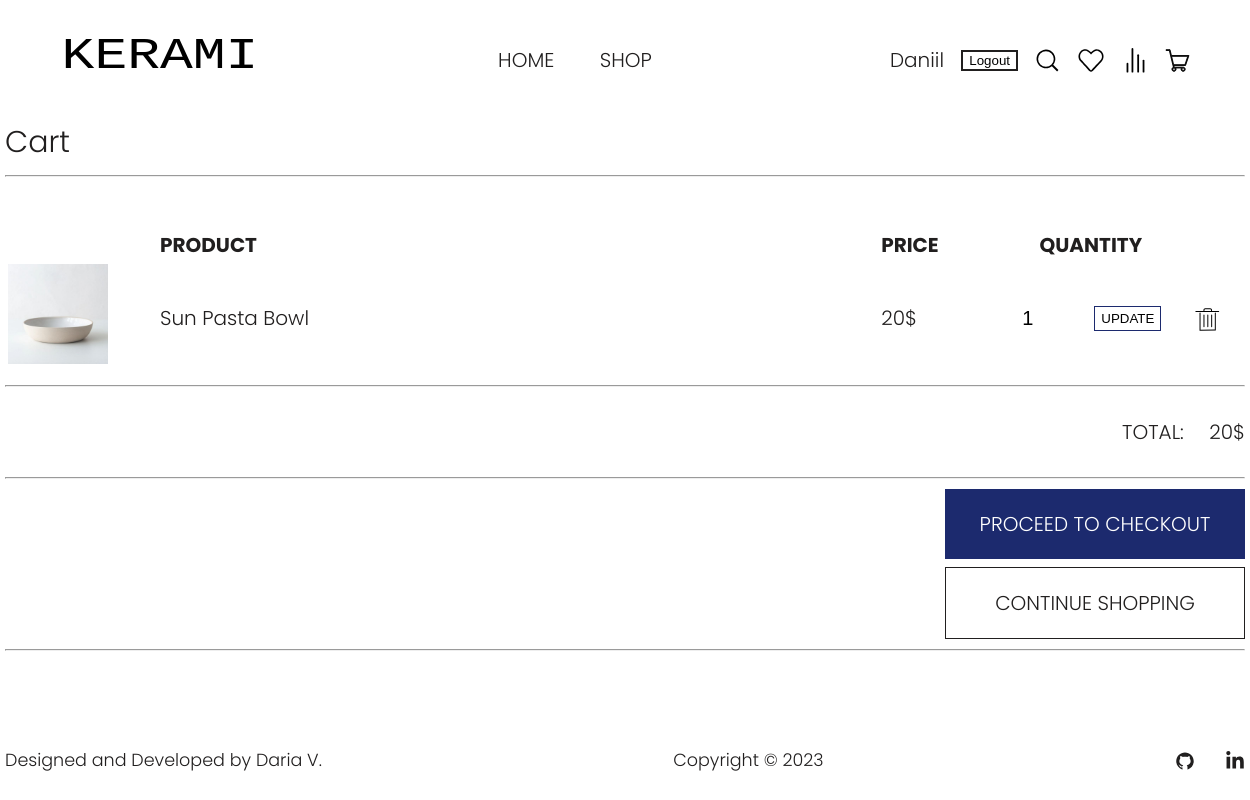
The page /cart/ (signed in) on the database its author committed.
### home/models.py (models this page shows, shortened)
class Menu(models.Model):
    title = models.CharField(max_length=100)
    url = models.CharField(max_length=100)
    class Meta:
        verbose_name = 'Menu'
        verbose_name_plural = 'Menu'

### cart/models.py (models this page shows, shortened)
class Cart(models.Model):
    title = models.CharField(max_length=50)
    price = models.CharField(max_length=5)
    image = models.ImageField(upload_to='cart/images')
    quantity = models.PositiveIntegerField(default=1)
    user = models.ForeignKey(User, on_delete=models.CASCADE)
    main_item = models.ForeignKey(Item, on_delete=models.CASCADE)

### cart/views.py (the view)
# urls.py: path('cart/', views.cart, name='cart'),
def cart(request):
    menu = Menu.objects.all()
    cart_items = Cart.objects.filter(user=request.user)
    total = cart_items.aggregate(total_price=Sum(ExpressionWrapper(
        F('price') * F('quantity'),
        output_field=DecimalField(),
    )))
    return render(request, 'cart/cart.html', {'cart_items': cart_items, 'menu': menu, 'total': total['total_price']})

### templates/cart/cart.html (shortened to what this page needs)
{% extends 'home/base.html' %}
{% load static %}
{% block css %}
<link rel="stylesheet" href="{% static 'css/cart.css' %}">
{% endblock %}
{% block content %}
<main>
    <section class="cart-page">
        <div class="cart container">
            <h1 class="cart-title">Cart</h1>
            <hr>
            {% if cart_items %}
            <div class="items-table">
                <table class="shop-table">
                    <thead class="titles-row">
                    <tr class="table-row-titles">
                        <th class="product-thumbnail">&nbsp;</th>
                        <th class="product-name">PRODUCT</th>
                        <th class="product-price">PRICE</th>
                        <th class="product-quantity">QUANTITY</th>
                        <th class="product-remove">&nbsp;</th>
                    </tr>
                    </thead>
                    <tbody>
                    {% if cart_items %}
                    {% for item in cart_items %}
                    <tr class="table-row-titles">
                        <td class="product-thumbnail"><a href="{% url 'view-item' item.main_item.id %}"><img
                                src="{{ item.image.url }}" alt="{{ item.title }}"
                                class="item-image"></a></td>
                        <td class="product-name"><a href="{% url 'view-item' item.main_item.id %}">{{ item.title }}</a>
                        </td>
                        <td class="product-price"><a href="{% url 'view-item' item.main_item.id %}">{{ item.price }}</a>
                        </td>
                        <td class="product-quantity"><a href="#">
                            <form method="POST" action="{% url 'update-cart' %}" class="update-quantity-form">
                                <input type="number" name="quantity" value="{{ item.quantity }}" min="1">
                                <button type="submit">UPDATE</button>
                            </form>
                        </a></td>
                        <td class="product-remove"><a href="{% url 'delete-item' item.id %}">
                        </a></td>
                    </tr>
                    {% endfor %}
                    {% endif %}
                    </tbody>
                </table>
                <hr>
                <div class="sum-total">
                    <span>TOTAL:</span>
                    <span>{{ total }}$</span>
                </div>
                <hr>
            </div>
            <div class="next-user-steps">
                <a class="checkout btn" href="{% url 'checkout' %}">PROCEED TO CHECKOUT</a>
                <a class="continue-shopping btn" href="{% url 'shop' %}">CONTINUE SHOPPING</a>
            </div>
            {% endif %}
            <hr>
        </div>
    </section>
</main>
{% endblock content %}

### templates/home/base.html (shortened to what this page needs)
<!DOCTYPE html>
{% load static %}
<html lang="en">
<head>
    <link rel="stylesheet" href="{% static 'css/base.css' %}">
    {% block css %}{% endblock %}
</head>
<body>
{% block header %}
<header class="header-menu">
    <div class="header container">
        <div class="logo">
            <a href="{% url 'home' %}"><img src="{% static 'home/logo_ceramics.svg' %}" alt="KERAMI"></a>
        </div>
        <nav class="menu-nav">
            {% for m in menu %}
            <a class="menu-nav-item" href="{{ m.url }}">{{ m.title }}</a>
            {% endfor %}
        </nav>
        <div class="right-items">
            {% if user.is_authenticated %}
            <a href="#">{{ user.username }}</a>
            <form action="{% url 'logout' %}" method="post">
                <button class="logout-btn">Logout</button>
            </form>
            {% else %}
            <a href="{% url 'login' %}">LOGIN</a>
            {% endif %}
            <a class="link-svg" href="#">
            </a>
            {% if user.is_authenticated %}
            <a class="link-svg" href="{% url 'favourites' %}">
                {% else %}
                <a class="link-svg" href="{% url 'login' %}">
                    {% endif %}
                </a>
            {% if user.is_authenticated %}
            <a class="link-svg" href="{% url 'comparison' %}">
                {% else %}
                <a class="link-svg" href="{% url 'login' %}">
                    {% endif %}
                </a>
            {% if user.is_authenticated %}
            <a class="link-svg" href="{% url 'cart' %}">
                {% else %}
                <a class="link-svg" href="{% url 'login' %}">
                    {% endif %}
                </a>
        </div>
    </div>
</header>
{% endblock header %}
{% block content %}
{% endblock content%}
<footer class="footer-nav">
    <div class="page-footer_wrapper container">
        <div class="footer-designer-name">
            <h3>Designed and Developed by Daria V.</h3>
        </div>
        <div class="footer-copyright">
            <h3>Copyright © 2023</h3>
        </div>
        <div class="footer-body">
            <ul class="footer-icons">
                <li class="social-icon">
                    <a href="https://github.com/dariavarlamovaa" target="_blank"
                       rel="noopener noreferrer">
                    </a>
                </li>
                <li class="social-icon">
                    <a href="https://www.linkedin.com/in/daria-varlamova-091537270/"
                       target="_blank" rel="noopener noreferrer">
                    </a>
                </li>
            </ul>
        </div>
    </div>
</footer>
</body>
</html>

### home/static/css/base.css (style rules this page uses)
html { height: 100%; position: relative; }
body { font-family: 'Poppins', sans-serif; font-weight: 300; font-size: 20px; color: #211f1f; background-color: #FFFFFF; margin: 0; padding: 0; min-height: 100%; display: flex; flex-direction: column; }
a { text-decoration: none; color: #211f1f; }
h1, h2, h3, p { margin: 0; font-weight: 300; }
li, ul { margin: 0; padding: 0; }
svg { vertical-align: middle; }
.container { width: 1240px; margin: 0 auto; position: relative; }
main { flex: 1; }
.header { max-height: 77px; width: 100%; display: flex; align-items: center; justify-content: space-between; padding: 60px 60px; box-sizing: border-box; }
.logo img { width: 200px; height: 50px; }
.menu-nav-item { background: transparent; cursor: pointer; border: 0; margin: 20px; font-size: 20px; }
.right-items { display: flex; justify-content: space-between; min-width: 300px; align-items: center; }
.link-svg { display: flex; align-items: center; }
.page-footer_wrapper { display: flex; flex-wrap: wrap; justify-content: space-between; box-sizing: border-box; padding: 20px 0; font-size: 15px; align-items: center; }
.footer-icons { list-style: none; display: flex; gap: 30px; padding: 0; }
.footer-designer-name, .footer-copyright, .footer-body { height: 40px; display: flex; align-items: center; }
.social-icon a { color: #FFF; }
.logout-btn { border: 2px solid #211f1f; background-color: #FFFFFF; display: flex; align-items: center; }

### cart/static/css/cart.css (style rules this page uses)
.cart-title + hr, .favourites-title + hr { margin-bottom: 50px; }
.shop-table { width: 100%; }
.product-thumbnail { width: 150px; box-sizing: border-box; }
.product-thumbnail img { width: 100px; height: 100px; }
.product-name, .product-price { text-align: left; }
.product-name { min-width: 400px; max-width: 500px; box-sizing: border-box; }
.update-quantity-form { display: flex; flex-direction: row; justify-content: space-evenly; }
.update-quantity-form input[type='number'] { width: 40px; font-size: 20px; font-weight: 200; border: none; }
.update-quantity-form button[type='submit'] { border: 1px solid #1C2A6EFF; background-color: #FFFFFF; }
.product-remove a { display: flex; align-items: center; }
.sum-total { padding: 20px 0; text-align: right; }
.sum-total span:nth-child(1) { padding-right: 20px; }
.next-user-steps { display: flex; flex-direction: column; align-items: end; min-height: 150px; justify-content: space-between; }
.btn { width: 300px; padding: 20px; box-sizing: border-box; cursor: pointer; text-align: center; }
.checkout { background-color: #1C2A6EFF; color: #FFFFFF; border: none; }
.continue-shopping { background-color: #FFFFFF; border: 1px solid #211f1f; }

### rows shown on the page
Menu: title "HOME"
Menu: title "SHOP"
Cart: image (picture), title "Sun Pasta Bowl", price "20$", quantity "1"

### other values the page prints
{{ user.username }} "Daniil"
{{ total }} "20"
